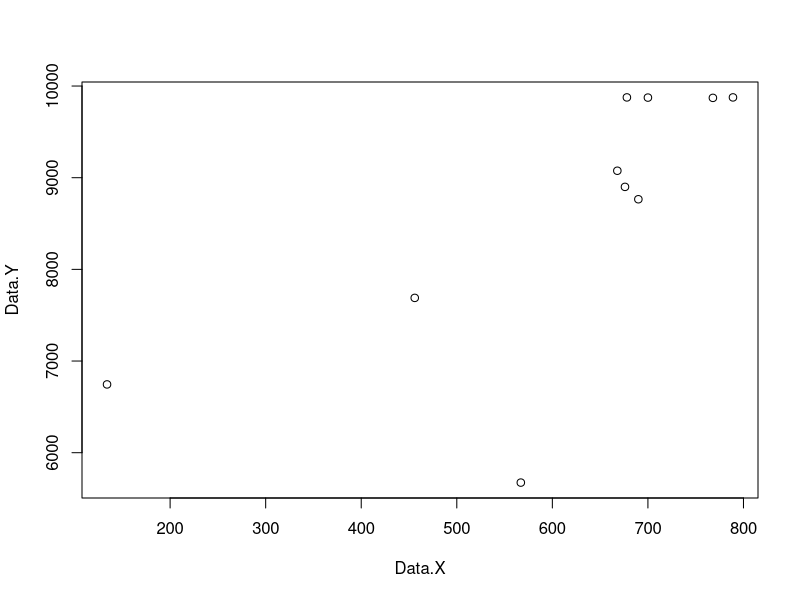

This chart was generated by the following R code:
# Data X = Luas panen
Data.X<-c(676,456,134,789,768,567,668,690,700,678)

# Data Y = Jumlah produksi
Data.Y<-c(8900,7689,6745,9876,9871,5674,9076,8765,9874,9876)

# Menggabungkan Data X dan Data Y menjadi data frame
Dat.Gab<-as.data.frame(cbind(Data.X,Data.Y))

# Menampilkan data
Dat.Gab

# Menghitung jumlah observasi
n<-length(Dat.Gab[,1])

# Menghitung rata-rata X
x.bar<-mean(Dat.Gab[,1])

# Menghitung rata-rata Y
y.bar<-mean(Dat.Gab[,2])

# Menghitung X dikali Y
xy<-Dat.Gab[,1]*Dat.Gab[,2]

# Menghitung X kuadrat
x2<-Dat.Gab[,1]^2

# Menghitung Y kuadrat
y2<-Dat.Gab[,2]^2

# 4. MENGHITUNG Sxy, Sxx, DAN Syy
Sxy<-(sum(xy))-(n*x.bar*y.bar)
Sxx<-sum(x2)-(n*x.bar^2)
Syy<-sum(y2)-(n*y.bar^2)

# 5. MENGHITUNG KORELASI SECARA MANUAL
korxy<-Sxy/(sqrt(Sxx)*sqrt(Syy))
plot(Data.X, Data.Y)
b1<-Sxy/Sxx
b0<-y.bar-(b1*x.bar)

# 9. MENGHITUNG JUMLAH KUADRAT GALAT
JKG<-Syy-(b1*Sxy)
KTG<-JKG/(n-2)

# 10. MENGHITUNG KOMPONEN ANOVA
JKR<-b1*Sxy
JKT<-Syy
JKG<-JKT-JKR
KTR<-JKR/1
KTG<-JKG/(n-2)

# 11. MENGHITUNG F HITUNG DAN F TABEL
Fhitung<-KTR/KTG
ftabel<-qf(0.95,1,8)

# 12. TABEL ANOVA
tab.anova<-data.frame(
  Sumber=c("Regresi","Galat","Total"),
  db=c(1,n-2,n-1),
  JK=c(JKR,JKG,JKT),
  KT=c(KTR,KTG,NA),
  Fhit=c(Fhitung,NA,NA),
  Ftab=c(ftabel,NA,NA)
)

# 13. UJI F
if(Fhitung>ftabel)
{
  print("Tolak H0")
}else{
  print("Terima H0")
}

sb1<-sqrt(KTG/Sxx)
Thit<-b1/sb1
Ttab<-qt(0.975,8)


# 15. KEPUTUSAN UJI t
if(Thit>Ttab)
{
  print("Tolak H0")
}else{
  print("Terima H0")
}

# 16. MENGHITUNG KOEFISIEN DETERMINASI
R2<-(JKR/JKT)*100

# 17. MENGHITUNG R2 DARI KORELASI
R2.2<-korxy^2
